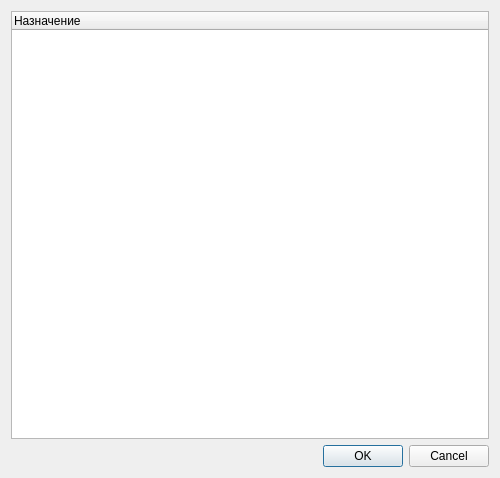
<?xml version="1.0" encoding="UTF-8"?>
<ui version="4.0">
 <class>DialogPurposeSelect</class>
 <widget class="QDialog" name="DialogPurposeSelect">
  <property name="geometry">
   <rect>
    <x>0</x>
    <y>0</y>
    <width>500</width>
    <height>478</height>
   </rect>
  </property>
  <property name="windowTitle">
   <string>Назначение входа\выхода</string>
  </property>
  <property name="styleSheet">
   <string notr="true">QTreeView {
    show-decoration-selected: 1;
}

QTreeView::item {
     border: 1px solid #d9d9d9;
    border-top-color: transparent;
    border-bottom-color: transparent;
}

QTreeView::item:hover {
    background: qlineargradient(x1: 0, y1: 0, x2: 0, y2: 1, stop: 0 #e7effd, stop: 1 #cbdaf1);
    border: 1px solid #bfcde4;
}

QTreeView::item:selected {
    border: 1px solid #567dbc;
}

QTreeView::item:selected:active{
    background: qlineargradient(x1: 0, y1: 0, x2: 0, y2: 1, stop: 0 #6ea1f1, stop: 1 #567dbc);
}

QTreeView::item:selected:!active {
    background: qlineargradient(x1: 0, y1: 0, x2: 0, y2: 1, stop: 0 #6b9be8, stop: 1 #577fbf);
}</string>
  </property>
  <layout class="QGridLayout" name="gridLayout">
   <item row="0" column="0">
    <widget class="QTreeWidget" name="treeWidget">
     <column>
      <property name="text">
       <string>Назначение</string>
      </property>
     </column>
    </widget>
   </item>
   <item row="1" column="0">
    <widget class="QDialogButtonBox" name="buttonBox">
     <property name="orientation">
      <enum>Qt::Horizontal</enum>
     </property>
     <property name="standardButtons">
      <set>QDialogButtonBox::Cancel|QDialogButtonBox::Ok</set>
     </property>
    </widget>
   </item>
  </layout>
 </widget>
 <resources/>
 <connections>
  <connection>
   <sender>buttonBox</sender>
   <signal>accepted()</signal>
   <receiver>DialogPurposeSelect</receiver>
   <slot>accept()</slot>
   <hints>
    <hint type="sourcelabel">
     <x>248</x>
     <y>254</y>
    </hint>
    <hint type="destinationlabel">
     <x>157</x>
     <y>274</y>
    </hint>
   </hints>
  </connection>
  <connection>
   <sender>buttonBox</sender>
   <signal>rejected()</signal>
   <receiver>DialogPurposeSelect</receiver>
   <slot>reject()</slot>
   <hints>
    <hint type="sourcelabel">
     <x>316</x>
     <y>260</y>
    </hint>
    <hint type="destinationlabel">
     <x>286</x>
     <y>274</y>
    </hint>
   </hints>
  </connection>
 </connections>
</ui>
